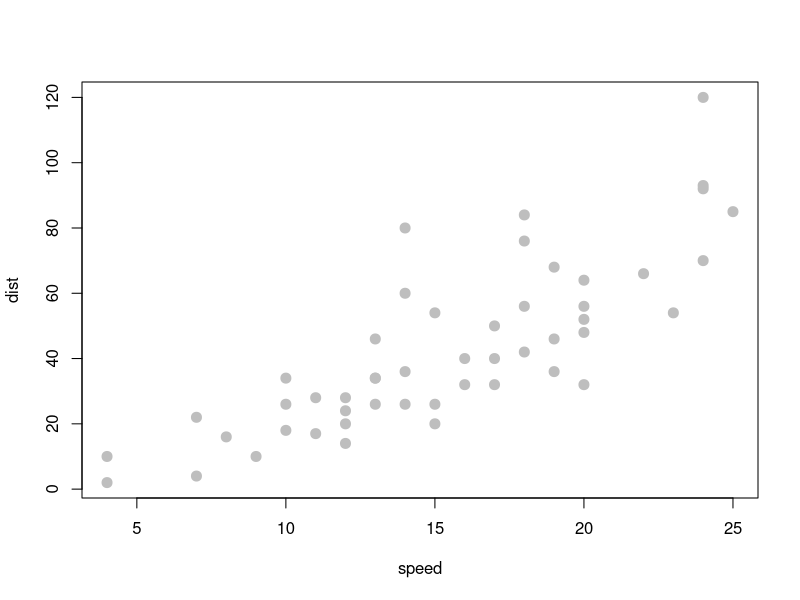

Generate this figure with R: (Note: this script raises an error after producing the figure.)
#PSTAT 126 Lec 1

data()

?cars 

View(cars)
str(cars)
head(cars)
dim(cars)
nrow(cars)
ncol(cars)

#Plots cars data using speed vs distance
plot(dist ~ speed, data = cars,
     pch = 20,
     cex = 2,
     col = "grey")
# Solves for linear regression model to compute parameters: 
# (Beta not, Beta 1) or (intercept, slope)
stop_distance = lm(dist ~ speed, data = cars)
stop_distance

#95 % confidence interval limits for intercept and speed
confin(stop_distance, level= 0.95)

#Compute sigma which is standard dev of noise term (3rd parameter) 
summary(stop_distance)$sigma

c(beta_0_hat, beta_1_hat )

plot(dist ~ speed, data = cars,
     pch = 20,
     cex = 2,
     col = "grey")
abline(stop_distance, lwd = 3, col = "darkorange")

names(stop_distance1)

coef(stop_dist_model)

#Value of computed Regression function, 
#estimate of model/underlying relationship
#value of mean function of all 50 obsv
fitted(stop_distance)

predict(stop_distance)

#Same things but using faithful data
?faithful
View(faithful)

plot(eruptions ~ waiting, data = faithful,
     pch = 20,
     cex = 2,
     col = "blue")

wait = lm(eruptions ~ waiting, data = faithful)
wait

summary(wait)$sigma

#Simulating using own data
num_obs = 10
beta_0  = 10
beta_1  = -5
sigma   = 3

set.seed(1)
epsilon = rnorm(n = num_obs, mean = 0, sd =sigma)

x_vals = runif(num_obs, min = 5, max = 10)(from = 0, to =10, length.out = num_obs)
y_vals = beta_0 + beta_1 * x_vals + epsilon

sim_fit = lm(y_vals ~ x_vals)
coef(sim_fit)

summary(sim_fit)$sigma

plot(y_vals ~ x_vals)
abline(sim_fit)

sim_slr = function(x, beta_0 = 10, beta_1 = 5, sigma = 1)
{
  n=length(x)
  
}








  
  
  
  
  
  



  

